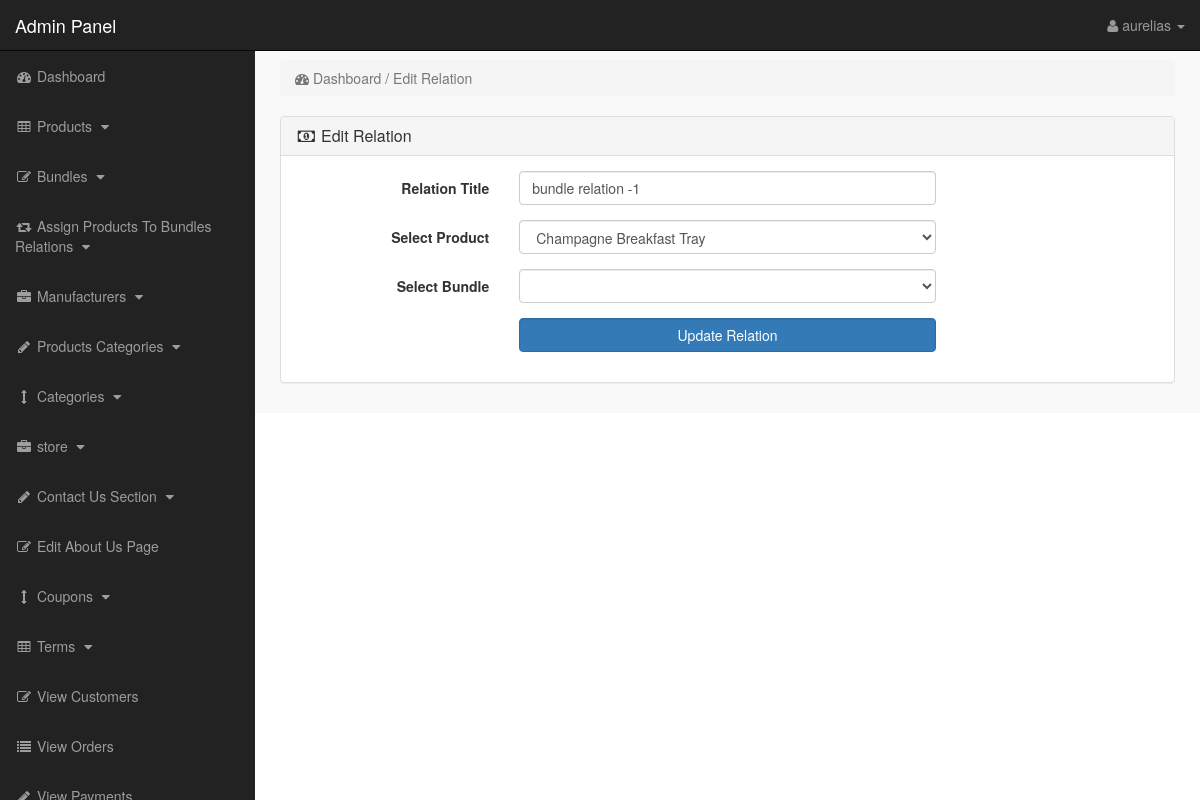
The app's page /admin_area/index.php?edit_rel=8 (signed in) with its own data.
### tables this page shows
CREATE TABLE `bundle_product_relation` (
  `rel_id` int(10) NOT NULL,
  `rel_title` varchar(255) NOT NULL,
  `product_id` int(10) NOT NULL,
  `bundle_id` int(10) NOT NULL
);

CREATE TABLE `products` (
  `product_id` int(10) NOT NULL,
  `p_cat_id` int(10) NOT NULL,
  `cat_id` int(10) NOT NULL,
  `manufacturer_id` int(10) NOT NULL,
  `date` timestamp NOT NULL DEFAULT CURRENT_TIMESTAMP ON UPDATE CURRENT_TIMESTAMP,
  `product_title` text NOT NULL,
  `product_url` text NOT NULL,
  `product_img1` text NOT NULL,
  `product_img2` text NOT NULL,
  `product_img3` text NOT NULL,
  `product_price` int(10) NOT NULL,
  `product_psp_price` int(100) NOT NULL,
  `product_desc` text NOT NULL,
  `product_features` text NOT NULL,
  `product_video` text NOT NULL,
  `product_keywords` text NOT NULL,
  `product_label` text NOT NULL,
  `status` varchar(255) NOT NULL
);

### admin_area/edit_rel.php (the view, shortened to what this page needs)
<?php
if(!isset($_SESSION['admin_email'])){
echo "<script>window.open('login.php','_self')</script>";
}
else {
?>
<?php
if(isset($_GET['edit_rel'])){
$edit_id = $_GET['edit_rel'];
$edit_rel = "select * from bundle_product_relation where rel_id='$edit_id'";
$run_edit = mysqli_query($con,$edit_rel);
$row_edit = mysqli_fetch_array($run_edit);
$r_title = $row_edit['rel_title'];
$r_p = $row_edit['product_id'];
$r_b = $row_edit['bundle_id'];
$get_p = "select * from products where product_id='$r_p'";
$run_p = mysqli_query($con,$get_p);
$row_p = mysqli_fetch_array($run_p);
$p_id = $row_p['product_id'];
$p_title = $row_p['product_title'];
$get_b = "select * from products where product_id='$r_b'";
$run_b = mysqli_query($con,$get_b);
$row_b = mysqli_fetch_array($run_b);
$b_id = $row_b['product_id'];
$b_title = $row_b['product_title'];
}
?>
<div class="row">
<div class="col-lg-12">
<ol class="breadcrumb">
<li class="active">
<i class="fa fa-dashboard"></i> Dashboard / Edit Relation
</li>
</ol>
</div>
</div>
<div class="row">
<div class="col-lg-12">
<div class="panel panel-default">
<div class="panel-heading">
<h3 class="panel-title">
<i  class="fa fa-money fa-fw"></i> Edit Relation
</h3>
</div>
<div class="panel-body">
<form class="form-horizontal" action="" method="post">
<div class="form-group">
<label class="col-md-3 control-label"> Relation Title  </label>
<div class="col-md-6">
<input type="text" name="rel_title" class="form-control" value="<?php echo $r_title; ?>">
</div>
</div>
<div class="form-group">
<label class="col-md-3 control-label"> Select Product  </label>
<div class="col-md-6">
<select name="product_id" class="form-control">
<option value="<?php echo $p_id; ?>"> <?php echo $p_title; ?>  </option>
</select>
</div>
</div>
<div class="form-group">
<label class="col-md-3 control-label"> Select Bundle  </label>
<div class="col-md-6">
<select name="bundle_id" class="form-control">
<option value="<?php echo $b_id; ?>">  <?php echo $b_title; ?> </option>
</select>
</div>
</div>
<div class="form-group">
<label class="col-md-3 control-label"> </label>
<div class="col-md-6">
<input type="submit" name="update" class="btn btn-primary form-control" value="Update Relation">
</div>
</div>
</form>
</div>
</div>
</div>
</div>
<?php } ?>

### admin_area/includes/sidebar.php (shortened to what this page needs)
<?php
if(!isset($_SESSION['admin_email'])){
echo "<script>window.open('login.php','_self')</script>";
}
else {
?>
<nav class="navbar navbar-inverse navbar-fixed-top" >
<div class="navbar-header" >
<a class="navbar-brand" href="index.php?dashboard" >Admin Panel</a>
</div>
<ul class="nav navbar-right top-nav" >
<li class="dropdown" >
<a href="#" class="dropdown-toggle" data-toggle="dropdown" >
<i class="fa fa-user" ></i>
<?php echo $admin_name; ?> <b class="caret" ></b>
</a>
</li>
</ul>
<div class="collapse navbar-collapse navbar-ex1-collapse">
<ul class="nav navbar-nav side-nav">
<li>
<a href="index.php?dashboard">
<i class="fa fa-fw fa-dashboard"></i> Dashboard
</a>
</li>
<li>
<a href="#" data-toggle="collapse" data-target="#products">
<i class="fa fa-fw fa-table"></i> Products
<i class="fa fa-fw fa-caret-down"></i>
</a>
</li>
<li>
<a href="#" data-toggle="collapse" data-target="#bundles">
<i class="fa fa-fw fa-edit"></i> Bundles
<i class="fa fa-fw fa-caret-down"></i>
</a>
</li>
<li>
<a href="#" data-toggle="collapse" data-target="#relations">
<i class="fa fa-fw fa-retweet"></i> Assign Products To Bundles Relations
<i class="fa fa-fw fa-caret-down"></i>
</a>
</li>
<li>
<a href="#" data-toggle="collapse" data-target="#manufacturers">
<i class="fa fa-fw fa-briefcase"></i> Manufacturers
<i class="fa fa-fw fa-caret-down"></i>
</a>
</li>
<li>
<a href="#" data-toggle="collapse" data-target="#p_cat">
<i class="fa fa-fw fa-pencil"></i> Products Categories
<i class="fa fa-fw fa-caret-down"></i>
</a>
</li>
<li>
<a href="#" data-toggle="collapse" data-target="#cat">
<i class="fa fa-fw fa-arrows-v"></i> Categories
<i class="fa fa-fw fa-caret-down"></i>
</a>
</li>
<li>
<a href="#" data-toggle="collapse" data-target="#store">
<i class="fa fa-fw fa-briefcase"></i> store
<i class="fa fa-fw fa-caret-down"></i>
</a>
</li>
<li>
<a href="#" data-toggle="collapse" data-target="#contact_us">
<i class="fa fa-fw fa-pencil"> </i> Contact Us Section
<i class="fa fa-fw fa-caret-down"></i>
</a>
</li>
<li>
<a href="index.php?edit_about_us">
<i class="fa fa-fw fa-edit"></i> Edit About Us Page
</a>
</li>
<li>
<a href="#" data-toggle="collapse" data-target="#coupons">
<i class="fa fa-fw fa-arrows-v"></i> Coupons
<i class="fa fa-fw fa-caret-down"></i>
</a>
</li>
<li>
<a href="#" data-toggle="collapse" data-target="#terms" >
<i class="fa fa-fw fa-table"></i> Terms
<i class="fa fa-fw fa-caret-down"></i>
</a>
</li>
<li>
<a href="index.php?view_customers">
<i class="fa fa-fw fa-edit"></i> View Customers
</a>
</li>
<li>
<a href="index.php?view_orders">
<i class="fa fa-fw fa-list"></i> View Orders
</a>
</li>
<li>
<a href="index.php?view_payments">
<i class="fa fa-fw fa-pencil"></i> View Payments
</a>
</li>
</ul>
</div>
</nav>
<?php } ?>

### admin_area/css/style.css (style rules this page uses)
body { margin-top:100px; }
@media (min-width: 768px) { body { margin-top:50px; } }
.top-nav { padding:0 15px; }
.top-nav>li { display:inline-block; float:left; }
.top-nav>li>a { padding-top:15px; padding-bottom:15px; line-height:20px; color:#999; }
@media (min-width: 768px) { .side-nav { position:fixed; top:51px; width:255px; border-radius:0; overflow-y:auto; background-color: #222; bottom:0; overflow-x:hidden; padding-bottom:40px; } }
@media (min-width: 768px) { .side-nav>li>a { width:255px; } }
.panel-body { border-radius:5px; }

### records on screen
bundle_product_relation: rel_title "bundle relation -1"
products: product_id "Champagne Breakfast Tray"

### other values on screen
$admin_name "aurelias"
